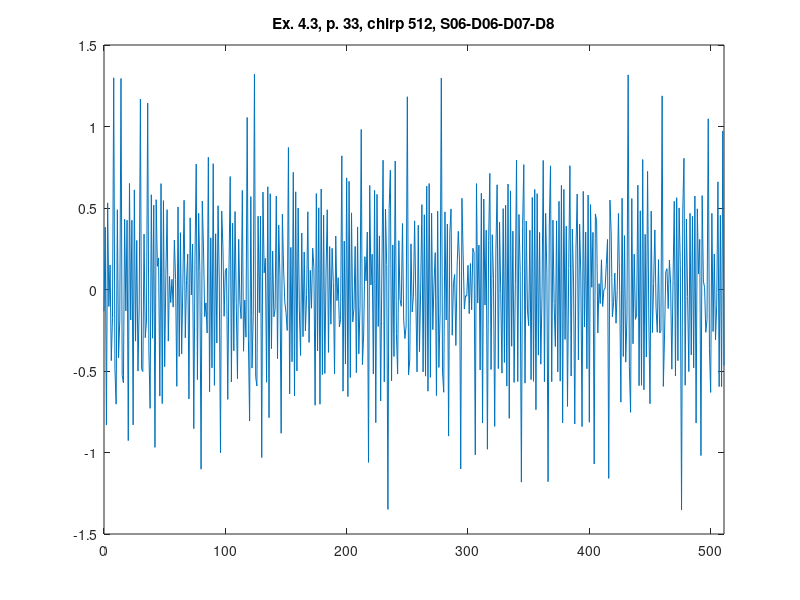

MATLAB code for this plot:
%% ========================================================================
%% Programmatic octave notes on "Ripples in Mathematics" by A. Jensen
%% and A. la Cour-Harbo written with a deep gratitude to the authors for
%% this wonderful text. 
%% 
%% Reconstruction of graphs in ex. 4.3, p.33, CDF44, D8.
%%
%% Author: Vladimir Kulyukin
%% 
%% NB: I have tested this code in Octave 4.
%% =========================================================================
t = [0:511];

%%y_ex_4_3_chirp_512_p33 = arrayfun(@(x) sin(x*x), t);

y_ex_4_3_chirp_D4_D8_512_p33 = [
-0.1334273592266622
0.3820869929002179
-0.831679572040026
0.5313801897853134
-0.10424492176734204
0.15046762364085467
-0.4359399408345409
-0.1714794620379702
1.2988459700471564
-0.4857434644379145
-0.7033319932181193
0.4892572915638683
-0.41837034797902706
-0.18690058374273238
1.2945043318096228
-0.527376486967318
-0.5721048393370599
0.4312260867525808
-0.13131352130758295
0.42492322557944134
-0.927051792402196
0.650977369848534
-0.18665878675562084
0.424876975023345
-0.8306813380447056
0.6110455822393779
-0.316528836144945
0.3014717503305241
-0.5004622271771946
-0.09938367506361129
1.168079785902323
-0.48700309711438305
-0.5031397151003205
0.33983205178798986
-0.2959207129402441
-0.19358377504631155
1.143584383121619
-0.3749900743373653
-0.7291021276011151
0.5810991464557066
-0.2989849591079835
0.517380607171644
-0.9685664251325596
0.5509675015343275
0.14243077873236848
0.19346815278245208
-0.6539571790979181
0.6494696414975522
-0.6998915040971606
0.5453886953373314
-0.4735523700422185
0.09320052837373077
0.48970687563087895
-0.31666662964139675
0.08050152145674336
-0.07992160620525257
0.06254073930547116
-0.10786187757261836
0.3036706142100084
0.0621480121793674
-0.5936876374172739
0.5067480750714006
-0.4107483367628797
0.34856163547247365
-0.3952735038950913
0.035570377277123255
0.5475342628784229
-0.29689310402394115
0.05356519326500682
0.21705613095486695
-0.671525421711741
0.43986476048430695
-0.033529753663569375
0.279088279375885
-0.8533224749605285
0.20092237136990845
0.7696478630373332
-0.5527910037861069
0.4677353116213749
0.10920903260702897
-1.102286834063963
0.5423334304147317
0.2549346294612897
-0.16653233491818986
-0.0820596628674102
-0.2671844506973815
0.811502918968368
-0.6277939842221224
0.3168580979008201
-0.4807396589497338
0.7719032230875894
-0.5880438848083746
0.34198883812824904
-0.32805133521306046
0.5140193754294556
0.04607022803587199
-1.0013350337386138
0.4817859068000193
0.2646516546344734
-0.16433005088051159
0.11824421268122202
0.13025225815549848
-0.6740759221158412
0.11572349648211963
0.693005945661282
-0.5673156411430463
0.4070319523854919
-0.3758525312148268
0.4783716047823361
-0.08192110309149822
-0.5472041788942666
0.30797535917943786
-0.07363896515705115
-0.17895621012178523
0.6078682470627976
-0.3787567980494756
-0.06505363957020276
-0.29240345662269174
1.055304314553702
-0.3050684540662135
-0.806207332500944
0.5700637713778645
-0.4820100047559245
-0.15872239902670332
1.3220235839890813
-0.5350715271392887
-0.5920042292213142
0.449721058149283
-0.14243090327899638
0.4509551955474933
-1.0311216149376972
0.5975058144336064
0.10212673250358974
0.19102873391172925
-0.5691406423463747
0.6301907927346142
-0.7863270557342055
0.5875971153740163
-0.36273714866504675
0.23539576789283784
-0.16759834532094936
-0.12242015453829257
0.5730998987140438
-0.42418371629334584
0.3944524949820595
0.0800830566876721
-0.8820370570037167
0.4620487716363396
0.13160060624913525
-0.07713796355915041
-0.14079127995827323
-0.2513451361528854
0.8713969571517887
-0.6408569072819968
0.2584013335921145
-0.442902213257249
0.7191093578680446
-0.6530640623292598
0.5993755364198894
-0.49957091843612006
0.49988500555046267
-0.1265509984506459
-0.40461785168647846
0.34673904840371217
-0.28934341728123136
0.2301445631077617
-0.25367051085366243
-0.03153670520959882
0.47687539484020464
-0.32459528922660785
0.1175436333901786
-0.11490218579467033
0.25349378821509727
0.13500352773186264
-0.7102370213053584
0.5885616123654156
-0.3766812780591466
0.5014503083129653
-0.703694345783986
0.616797720003643
-0.5223537311255441
0.45607688479143943
-0.5150704691831897
0.10654844142001177
0.4893123335268863
-0.3860153857578399
0.26334326783675793
-0.21298026932836436
0.2525988725948135
0.04359843370888035
-0.5174392225368208
0.32830550895079885
-0.06842563746512711
0.07257402170123836
-0.22949968084523503
-0.18374721220891455
0.8201592057754594
-0.6237077057535297
0.29692715556375804
-0.45654124230256565
0.6848985491128066
-0.6567026659405688
0.6634511652240223
-0.5397854537437172
0.470174859170108
-0.19882782189163467
-0.1183579815342101
0.26447118074179676
-0.5103331878521142
0.3839275758750118
-0.3946959901396767
-0.10647603100872072
0.9816981182834247
-0.4609463542002542
-0.27882342915075314
0.20120683682109397
0.053239854082268
0.35225236719884173
-1.0607101714037808
0.6384850271922664
0.02780689992464437
0.21677080720126646
-0.5177692997963175
0.6082025544175933
-0.8173225297907841
0.5834976331340886
-0.22668905207524814
0.32886182970722877
-0.6841274007866781
0.09483780769063857
0.7932176626910649
-0.5662636994747827
0.4929534115925191
0.1537628788979197
-1.3494627586788992
0.496327990706055
0.7322621588882441
-0.5596337482961112
0.2735303909856386
-0.41092130021418105
0.7883306259091097
-0.2699790265992581
-0.5182607829436672
0.2992640795329312
-0.05966693108829445
-0.10304830983129451
0.4047417652935827
-0.18776146293730933
-0.30081148060715845
-0.22421311172453917
1.1825866048030695
-0.5236799828902972
-0.4320033061535448
0.28010099496327884
-0.13789977109016066
-0.040506403539215544
0.4212368699963917
-0.046882799746825854
-0.5050690036925922
0.39421704355842024
-0.3815112714498759
0.002518939060480646
0.5206602248944101
-0.5057268076644956
0.4587393878382174
-0.5313791342875125
0.634475065635768
-0.6239069675363902
0.6501700800113032
-0.5389772433186943
0.4685496532162836
-0.24598409165617885
0.039033235833694585
0.2261924951468268
-0.6507778105673646
0.4806250601846982
-0.4781201388618835
-0.15005499829092084
1.2977053694332314
-0.5066477740529736
-0.63038184455053
0.4762262944874813
-0.1869111346686443
0.40201850558959085
-0.8993557793115647
0.34339671636487845
0.49427531218037474
-0.2805802399608731
0.0351586383627651
0.09185794364655758
-0.34354206771116885
0.12996059077071326
0.3566702082987696
0.1757329357895182
-1.101273130730032
0.5596058775522489
0.21499736219436694
-0.12027166515491827
-0.03792673888118894
-0.04075822448816604
0.14848804671091004
-0.14782097999413946
0.15959561366810907
-0.12493718935128648
0.2529725511946844
0.22617356298760707
-1.0140176418272127
0.6497852323726202
-0.08325338142829504
0.27171332446645846
-0.49377156403365124
0.5904392539067415
-0.8192251981979982
0.5549391043933455
-0.0956603540471008
0.36410410501690416
-0.9801258479200063
0.2989688653352717
0.7125881505565889
-0.4910754553238063
0.33632351023800094
0.06758294634773498
-0.8397276886172452
0.23758843942284646
0.6424747203281322
-0.48531172524372657
0.4129381744317482
-0.02412610964954079
-0.513165661951204
0.49632362381223605
-0.44785722944474377
0.517414539278761
-0.5922828941563484
0.6473301590900449
-0.7904045479080073
0.6049572379457284
-0.3478864336422227
0.3581181492357964
-0.57013775151491
0.02907470833163661
0.7939781988648804
-0.5646306063445335
0.46044062035703454
0.11084391216476763
-1.1817021852670033
0.3881258763958272
0.7660549650793176
-0.5744413694368239
0.4200516650900911
-0.12674050717215724
-0.22207502371141744
0.36374541464496846
-0.552807408234296
0.5650015328601491
-0.5631523195730026
0.6137135568850283
-0.7375867389546044
0.5878560183873187
-0.40262842891733897
0.34987695770182503
-0.4584706227566416
-0.03508395830353958
0.7920037046814252
-0.5660312731498608
0.46737374068044935
0.10642946364942099
-1.179086658829816
0.38999541459755327
0.7586418928075124
-0.565435024790308
0.42551245329827725
-0.08673017992873223
-0.3500170688467154
0.4211540520450991
-0.5051881698466318
0.5410895260371574
-0.5620811904807518
0.6387165820490838
-0.8178766068214166
0.6144094914490549
-0.3061606936500862
0.3889624583697616
-0.7176311690959729
0.128711945423998
0.759556468059823
-0.5306384959612549
0.3704986448297087
0.04632464819988197
-0.8253083008934418
0.2526910908336505
0.5857934351469886
-0.43204763003905816
0.4005892592151757
0.08725202948401459
-0.8413318087035583
0.601796014370698
-0.22961964458568826
0.35246464153327234
-0.4861102442662961
0.5794474374555366
-0.8144259390976637
0.5207918811430825
0.013721295830921076
0.3507386378579901
-1.0707903628833397
0.46375545588667
0.4224396858618846
-0.2667946480635507
0.03594210414758621
-0.08576779417316598
0.1824942316057933
-0.10418469680236474
-4.75196060685953E-4
0.006794213847594855
0.15297391343039415
0.3071036231578785
-1.159084772276028
0.5484617277628896
0.35393903884588507
-0.16741052207703247
-0.07971610741182761
0.10068750138683413
-0.20698204763444863
-0.0051537454612458344
0.4666137028267043
0.002416788417245408
-0.6910160596803895
0.5601734881559858
-0.4108215966451937
0.33054742773715284
-0.44569427522482497
-0.16848003934305458
1.3166178834104876
-0.471976705996784
-0.7534567323309589
0.5577541057984832
-0.3328073293989343
0.2170012061274608
-0.18338057409569639
-0.1569604868876695
0.6402537311612839
-0.590042164342792
0.4831654209852895
-0.5877659954912341
0.7973972797294121
-0.6150486188918759
0.3383793312714156
-0.4137194150065691
0.7247183302534266
-0.15622651304629084
-0.7007613972274734
0.4810672303914606
-0.26401196672458377
0.03710818235423599
0.36555346858571985
-0.112277831657987
-0.26264830222180635
0.1835686007105072
-0.2670155037068187
-0.2560951389009259
1.1879577565772628
-0.5943372356034863
-0.27881232574204695
0.10874530622921183
0.12752757300897893
-0.11671681999336454
0.18101044525217053
0.034989285080032684
-0.48878759601547483
0.055109522171866154
0.5410547323866507
-0.5308123049893121
0.5631704531375523
-0.436541088918016
0.5005232049960536
0.14686640790236927
-1.3526756482032525
0.4744344670944718
0.8049783639654179
-0.5871982148515335
0.4324636789353524
-0.042439711371006966
-0.50350407567661
0.46754717450568994
-0.4008405946751164
0.44889337791878586
-0.4804732762691742
0.5735308179885215
-0.8193319321521121
0.49508627342420836
0.09509732899608948
0.3072129861040185
-1.018782681458315
0.5761806569867163
0.051673951879968275
0.011843496449248824
-0.26251043312693023
-0.1852740293223769
1.047359358484059
-0.36325280345533645
-0.6312974320438018
0.46725607913867057
-0.25775829805422384
0.2179062164655876
-0.30994847642366263
-0.09024564750143173
0.6607208035048718
-0.5956984962266595
0.45553180090904277
-0.5958077796581536
0.9726136549477622
-0.4666779388392219
];

figure;
plot(t, y_ex_4_3_chirp_D4_D8_512_p33);
xlim([0 511]);
title('Ex. 4.3, p. 33, chirp 512, S06-D06-D07-D8');
